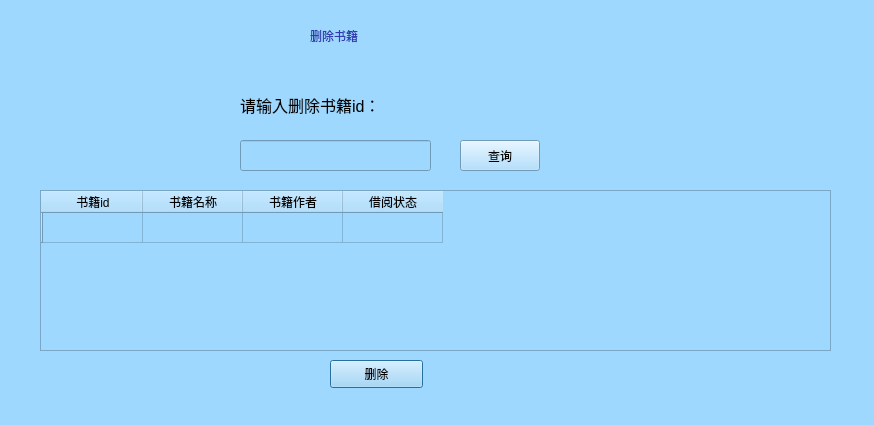
<?xml version="1.0" encoding="UTF-8"?>
<ui version="4.0">
 <class>librariandeletebook</class>
 <widget class="QDialog" name="librariandeletebook">
  <property name="geometry">
   <rect>
    <x>0</x>
    <y>0</y>
    <width>874</width>
    <height>425</height>
   </rect>
  </property>
  <property name="windowTitle">
   <string>删除书籍</string>
  </property>
  <property name="styleSheet">
   <string notr="true">background-color: rgb(158, 216, 255);</string>
  </property>
  <widget class="QLabel" name="label_4">
   <property name="geometry">
    <rect>
     <x>240</x>
     <y>200</y>
     <width>241</width>
     <height>61</height>
    </rect>
   </property>
   <property name="text">
    <string>&lt;html&gt;&lt;head/&gt;&lt;body&gt;&lt;p&gt;&lt;span style=&quot; font-size:12pt;&quot;&gt;请输入删除书籍id：&lt;/span&gt;&lt;/p&gt;&lt;/body&gt;&lt;/html&gt;</string>
   </property>
  </widget>
  <widget class="QPushButton" name="pushButton_2">
   <property name="geometry">
    <rect>
     <x>330</x>
     <y>360</y>
     <width>93</width>
     <height>28</height>
    </rect>
   </property>
   <property name="text">
    <string>删除</string>
   </property>
  </widget>
  <widget class="QLabel" name="label_5">
   <property name="geometry">
    <rect>
     <x>240</x>
     <y>90</y>
     <width>311</width>
     <height>31</height>
    </rect>
   </property>
   <property name="styleSheet">
    <string notr="true">font: 15pt &quot;等线&quot;;</string>
   </property>
   <property name="text">
    <string>&lt;html&gt;&lt;head/&gt;&lt;body&gt;&lt;p&gt;&lt;span style=&quot; font-size:12pt;&quot;&gt;请输入删除书籍id：&lt;/span&gt;&lt;/p&gt;&lt;/body&gt;&lt;/html&gt;</string>
   </property>
  </widget>
  <widget class="QTableWidget" name="tableWidget">
   <property name="geometry">
    <rect>
     <x>40</x>
     <y>190</y>
     <width>791</width>
     <height>161</height>
    </rect>
   </property>
   <row>
    <property name="text">
     <string/>
    </property>
   </row>
   <column>
    <property name="text">
     <string>书籍id</string>
    </property>
   </column>
   <column>
    <property name="text">
     <string>书籍名称</string>
    </property>
   </column>
   <column>
    <property name="text">
     <string>书籍作者</string>
    </property>
   </column>
   <column>
    <property name="text">
     <string>借阅状态</string>
    </property>
   </column>
  </widget>
  <widget class="QLineEdit" name="lineEdit_4">
   <property name="geometry">
    <rect>
     <x>240</x>
     <y>140</y>
     <width>191</width>
     <height>31</height>
    </rect>
   </property>
  </widget>
  <widget class="QPushButton" name="pushButton">
   <property name="geometry">
    <rect>
     <x>460</x>
     <y>140</y>
     <width>80</width>
     <height>31</height>
    </rect>
   </property>
   <property name="styleSheet">
    <string notr="true">font: 12pt &quot;等线&quot;;</string>
   </property>
   <property name="text">
    <string>查询</string>
   </property>
  </widget>
  <widget class="QLabel" name="label_9">
   <property name="geometry">
    <rect>
     <x>310</x>
     <y>0</y>
     <width>181</width>
     <height>71</height>
    </rect>
   </property>
   <property name="styleSheet">
    <string notr="true">color: rgb(48, 60, 175);
font: 87 9pt &quot;Arial&quot;;
font: 14pt &quot;Arial&quot;;
font: 10pt &quot;华文新魏&quot;;
font: 11pt &quot;Arial&quot;;
font: 11pt &quot;华文新魏&quot;;</string>
   </property>
   <property name="text">
    <string>删除书籍</string>
   </property>
  </widget>
 </widget>
 <resources/>
 <connections/>
</ui>
